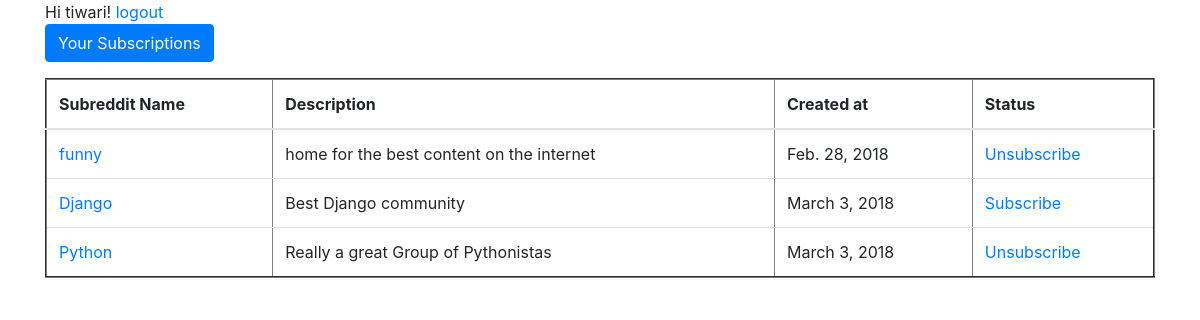
Screenshot of / (signed in) with the database file from the repository.
### users/models.py (models this page shows)
class CustomUser(AbstractUser):
    objects=CustomUserManager()

### boards/models.py (models this page shows, shortened)
class SubReddits(models.Model):
    name=models.CharField(max_length=100)
    description=models.TextField()
    created_at=models.DateField(auto_now_add=True)

### boards/views.py (the view)
# urls.py: path('', views.HomePageView,name='home'),
def HomePageView(request):
    l=[]
    for i in Subscriptions.objects.filter(user_id=str(request.user.username)):
        l.append(i.Boards_id.id)
    return render(request, 'home.html', {'boards': SubReddits.objects.all(), 'subs':l})

### templates/home.html (shortened to what this page needs)
{% extends 'base.html' %}
{% block content %}
    {% if user.is_authenticated %}
        Hi {{ user.username }}!
        <a href="{% url 'logout' %}">logout</a>
        <p><a href="{%url 'userhome'%}" class="btn btn-primary">Your Subscriptions</a></p>
        <table border='2px solid black' class='table'>
            <thead>
                <th>Subreddit Name</th>
                <th>Description</th>
                <th>Created at</th>
                <th>Status</th>
            </thead>
            {%for i in boards%}
                <tr>
                    <td><a href="{%url 'board' i.id%}">{{i.name}}</a></td>
                    <td>{{i.description}}</td>
                    <td>{{i.created_at}}</td>
                    {%if i.id in subs %}
                        <td> <a href="{%url 'unsubscribe' i.id%}">Unsubscribe</a> </td>
                    {%else%}
                        <td> <a href="{%url 'subscribe' i.id%}">Subscribe</a> </td>
                    {%endif%}
                </tr>
            {%endfor%}
        </table>
    {% else %}
        <h1>Welcome to reddit clone</h1>
        <p>You are not logged in</p>
        <a href="{% url 'login' %}">login</a> |
        <a href="{% url 'signup' %}">signup</a>
    {% endif %}
{% endblock %}

### rows the page displays
CustomUser: username "tiwari"
SubReddits: name "funny", description "home for the best content on the internet", created_at "Feb. 28, 2018", shows "Unsubscribe"
SubReddits: name "Django", description "Best Django community", created_at "March 3, 2018", shows "Subscribe"
SubReddits: name "Python", description "Really a great Group of Pythonistas", created_at "March 3, 2018", shows "Unsubscribe"
